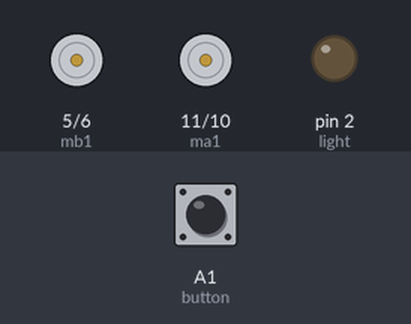
A program run on a simulated Arduino Nano, built with avr-gcc and run on an emulated ATmega328P. Shown: motor-driver pin pairs drawn as motors (green arrow = first pin HIGH = forward, orange = second pin HIGH = backward, longer = more drive), output pins drawn as LEDs (lit = HIGH). The inputs (shaded band) are chosen by the test bench; at power-on: A1 (button) HIGH. What the program prints to the serial monitor is not drawn.

Above: at 0.8 s.
0.9 s: A1 (button) pulled LOW for 0.15 s
At 1.7 s:
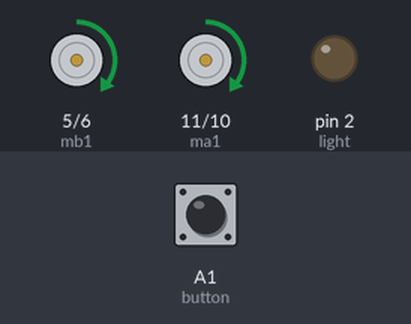
At 11.7 s:
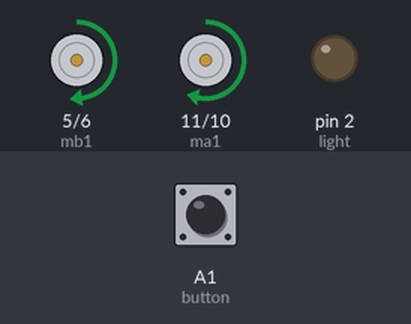
Timing chart, 0 to 14.4 s (numbered marks = the images above; inputs shaded):
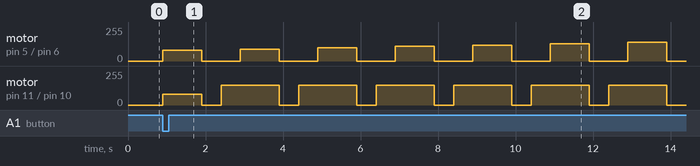

The program:

main.cpp
```cpp
/*
Make robot start with pushbutton and then go in square four times each time increasing the speed to max.
www.alberttalkstech.com
*/

#include <Arduino.h>

const uint8_t button = A1; // Change 11 to your actual button pin
const uint8_t light = 2; // Change 6 to your actual light pin
const uint8_t ma1 = 11;
const uint8_t ma2 = 10;
const uint8_t mb1 = 5;
const uint8_t mb2 = 6;
const uint8_t speedIncrement = 10; // Speed increment for each square
uint8_t speed = 80; // Initial speed

void Move(int left, int right) {
  if (left > 0) {
    analogWrite(ma1, left);
    digitalWrite(ma2, LOW);
  } else if (left < 0) {
    analogWrite(ma2, -left);
    digitalWrite(ma1, LOW);
  } else {
    digitalWrite(ma1, LOW);
    digitalWrite(ma2, LOW);
  }

  if (right > 0) {
    analogWrite(mb1, right);
    digitalWrite(mb2, LOW);
  } else if (right < 0) {
    analogWrite(mb2, -right);
    digitalWrite(mb1, LOW);
  } else {
    digitalWrite(mb1, LOW);
    digitalWrite(mb2, LOW);
  }
}

void Stop() {
  Move(0, 0);
}

void setup() {
  Serial.begin(9600);
  pinMode(button, INPUT_PULLUP); // Set button pin as input with pull-up resistor
  pinMode(light, OUTPUT);
  pinMode(ma1, OUTPUT);
  pinMode(ma2, OUTPUT);
  pinMode(mb1, OUTPUT);
  pinMode(mb2, OUTPUT);
  Serial.println("Setup complete. Press the button to toggle the light.");
  while(digitalRead(button) == HIGH) {
    // Wait for the button to be pressed
  }
}

void loop() {
  for (int i = 0; i < 4; i++) {
      Move(speed, speed); // Move forward at current speed
      delay(1000); // Move forward for 1 seconds
      Stop(); // Stop before turning
      delay(500); // Wait for a moment before turning
      Move(150, 0); // Turn right
      delay(500);
      Stop(); // Stop before increasing speed
      speed += speedIncrement;
  }
}
```
